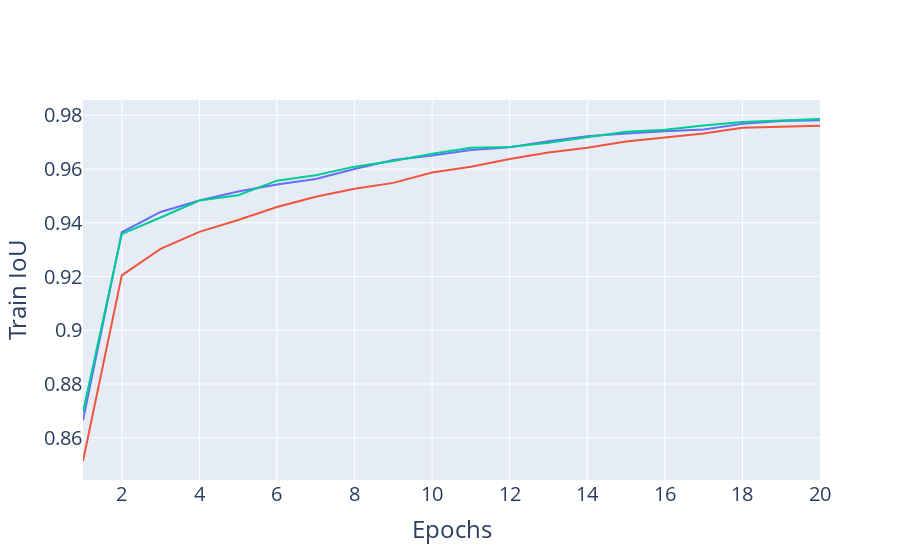
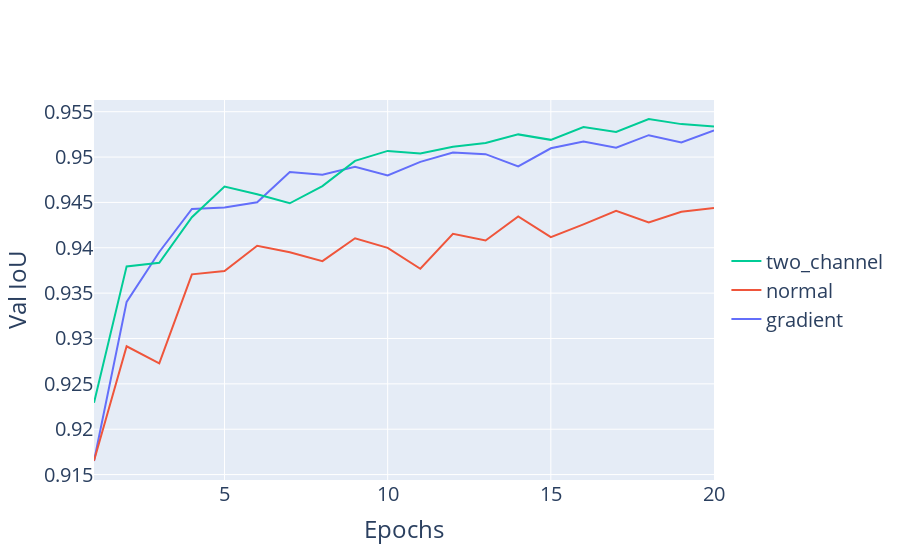

Source (notebook cell) for these figures, in order:
### Markdown cell above
# 5.1.1 Feature engineering

### Code cell
def plot_data_feature_engineering(big_df: pd.DataFrame, y_volumn, y_column_name, plot_title, x_column_name="Epochs", filter=None, **plot_options):
    fig = go.Figure()
    big_df_copy = big_df.copy(deep=True)
    if filter != None:
        big_df_copy.query(filter, inplace=True)
    # for f in image_files_FINAL:
    for data in big_df_copy.groupby(['architecture', 'encoder', 'loss_func', 'freeze_encoder', 'dataset']):
        architecture, encoder, loss, freeze, dataset = data[0]
        fig.add_trace(go.Scatter(x=data[1].index[:20]+1, y=data[1][y_volumn][:20], name=f"{dataset.lower()}",))# hovertemplate=hovertemplate)) # 
    fig.update_layout(
        {
            "paper_bgcolor": "rgba(0, 0, 0, 0)",
            # "plot_bgcolor": "rgba(0, 0, 0, 0)",
        }
    )
    # fig.update_traces(hoverinfo='text+name', mode='lines+markers')
    fig.update_layout(legend=dict(y=0.5, traceorder='reversed', font_size=20))
    fig.update_layout(
        # title="Training loss - (Architecture Encoder Loss)",
        xaxis_title=x_column_name,
        yaxis_title=y_column_name,
            font=dict(
            size=20,
        ),
        showlegend=True
    )
    fig.update_layout(plot_options)
    # fig.update_layout(hovermode="x unified")
    fig.show()
    return fig

feature_engieering = read_csvs("./TRAINING_RESULTS/feature_engineering")    
feature_train_fig = plot_data_feature_engineering(feature_engieering, y_volumn='train_iou_score', y_column_name="Train IoU",  plot_title="Train IoU", showlegend=False)
feature_train_fig.write_image(file="D:/Master/MasterProject/Overleaf_figures/Chapter5/feature_engineering_TRAIN.svg", height=600, width=800)

feature_val_fig = plot_data_feature_engineering(feature_engieering, y_volumn='val_iou_score',   y_column_name="Val IoU", plot_title="Val IoU")
feature_val_fig.write_image(file="D:/Master/MasterProject/Overleaf_figures/Chapter5/feature_engineering_VAL.svg", height=600, width=800)

### Figure 1 — Plotly figure (JSON) as saved in the notebook; plotly's stock layout.template omitted (floating-point values rounded to 4 significant figures)
{"data": [{"name": "gradient", "type": "scatter", "x": [1, 2, 3, 4, 5, 6, 7, 8, 9, 10, 11, 12, 13, 14, 15, 16, 17, 18, 19, 20], "y": [0.8665, 0.9365, 0.944, 0.9483, 0.9516, 0.9543, 0.9563, 0.96, 0.9634, 0.9651, 0.9671, 0.9681, 0.9704, 0.9722, 0.9732, 0.9741, 0.9747, 0.9768, 0.9779, 0.9781]}, {"name": "normal", "type": "scatter", "x": [1, 2, 3, 4, 5, 6, 7, 8, 9, 10, 11, 12, 13, 14, 15, 16, 17, 18, 19, 20], "y": [0.8514, 0.9204, 0.9303, 0.9366, 0.941, 0.9459, 0.9497, 0.9526, 0.9548, 0.9587, 0.9608, 0.9638, 0.9661, 0.9679, 0.9702, 0.9717, 0.9732, 0.9754, 0.9757, 0.9761]}, {"name": "two_channel", "type": "scatter", "x": [1, 2, 3, 4, 5, 6, 7, 8, 9, 10, 11, 12, 13, 14, 15, 16, 17, 18, 19, 20], "y": [0.8696, 0.9358, 0.9419, 0.9483, 0.9503, 0.9557, 0.9577, 0.9609, 0.963, 0.9657, 0.968, 0.9682, 0.9698, 0.9718, 0.9738, 0.9746, 0.9762, 0.9775, 0.9781, 0.9786]}], "layout": {"font": {"size": 20}, "legend": {"font": {"size": 20}, "traceorder": "reversed", "y": 0.5}, "paper_bgcolor": "rgba(0, 0, 0, 0)", "showlegend": false, "xaxis": {"title": {"text": "Epochs"}}, "yaxis": {"title": {"text": "Train IoU"}}}}

### Figure 2 — Plotly figure (JSON) as saved in the notebook; plotly's stock layout.template omitted (floating-point values rounded to 4 significant figures)
{"data": [{"name": "gradient", "type": "scatter", "x": [1, 2, 3, 4, 5, 6, 7, 8, 9, 10, 11, 12, 13, 14, 15, 16, 17, 18, 19, 20], "y": [0.9165, 0.934, 0.9395, 0.9443, 0.9445, 0.945, 0.9483, 0.9481, 0.9489, 0.948, 0.9495, 0.9505, 0.9503, 0.949, 0.951, 0.9517, 0.951, 0.9524, 0.9516, 0.9529]}, {"name": "normal", "type": "scatter", "x": [1, 2, 3, 4, 5, 6, 7, 8, 9, 10, 11, 12, 13, 14, 15, 16, 17, 18, 19, 20], "y": [0.9165, 0.9291, 0.9273, 0.9371, 0.9374, 0.9402, 0.9395, 0.9385, 0.9411, 0.94, 0.9377, 0.9415, 0.9408, 0.9434, 0.9412, 0.9426, 0.9441, 0.9428, 0.944, 0.9444]}, {"name": "two_channel", "type": "scatter", "x": [1, 2, 3, 4, 5, 6, 7, 8, 9, 10, 11, 12, 13, 14, 15, 16, 17, 18, 19, 20], "y": [0.9229, 0.9379, 0.9383, 0.9434, 0.9468, 0.9459, 0.9449, 0.9468, 0.9496, 0.9507, 0.9504, 0.9511, 0.9516, 0.9525, 0.9519, 0.9533, 0.9528, 0.9542, 0.9536, 0.9534]}], "layout": {"font": {"size": 20}, "legend": {"font": {"size": 20}, "traceorder": "reversed", "y": 0.5}, "paper_bgcolor": "rgba(0, 0, 0, 0)", "showlegend": true, "xaxis": {"title": {"text": "Epochs"}}, "yaxis": {"title": {"text": "Val IoU"}}}}
